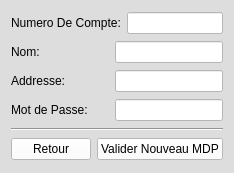
<?xml version="1.0" encoding="UTF-8"?>
<ui version="4.0">
 <class>Password</class>
 <widget class="QWidget" name="Password">
  <property name="geometry">
   <rect>
    <x>0</x>
    <y>0</y>
    <width>231</width>
    <height>173</height>
   </rect>
  </property>
  <property name="windowTitle">
   <string>Password</string>
  </property>
  <property name="windowIcon">
   <iconset resource="resource.qrc">
    <normaloff>:/new/Resource/Login.png</normaloff>:/new/Resource/Login.png</iconset>
  </property>
  <property name="styleSheet">
   <string notr="true">background-color: #ddd;</string>
  </property>
  <layout class="QVBoxLayout" name="verticalLayout">
   <item>
    <layout class="QHBoxLayout" name="horizontalLayout">
     <item>
      <widget class="QLabel" name="label">
       <property name="sizePolicy">
        <sizepolicy hsizetype="MinimumExpanding" vsizetype="Preferred">
         <horstretch>0</horstretch>
         <verstretch>0</verstretch>
        </sizepolicy>
       </property>
       <property name="text">
        <string>Numero De Compte:</string>
       </property>
      </widget>
     </item>
     <item>
      <widget class="QLineEdit" name="password_account_no">
       <property name="sizePolicy">
        <sizepolicy hsizetype="Expanding" vsizetype="Fixed">
         <horstretch>0</horstretch>
         <verstretch>0</verstretch>
        </sizepolicy>
       </property>
       <property name="styleSheet">
        <string notr="true">background-color: rgb(255, 255, 255);</string>
       </property>
      </widget>
     </item>
    </layout>
   </item>
   <item>
    <layout class="QHBoxLayout" name="horizontalLayout_2">
     <item>
      <widget class="QLabel" name="label_2">
       <property name="sizePolicy">
        <sizepolicy hsizetype="MinimumExpanding" vsizetype="Preferred">
         <horstretch>0</horstretch>
         <verstretch>0</verstretch>
        </sizepolicy>
       </property>
       <property name="text">
        <string>Nom:</string>
       </property>
      </widget>
     </item>
     <item>
      <widget class="QLineEdit" name="password_name">
       <property name="styleSheet">
        <string notr="true">background-color: rgb(255, 255, 255);</string>
       </property>
      </widget>
     </item>
    </layout>
   </item>
   <item>
    <layout class="QHBoxLayout" name="horizontalLayout_3">
     <item>
      <widget class="QLabel" name="label_3">
       <property name="sizePolicy">
        <sizepolicy hsizetype="MinimumExpanding" vsizetype="Preferred">
         <horstretch>0</horstretch>
         <verstretch>0</verstretch>
        </sizepolicy>
       </property>
       <property name="text">
        <string>Addresse:</string>
       </property>
      </widget>
     </item>
     <item>
      <widget class="QLineEdit" name="password_address">
       <property name="styleSheet">
        <string notr="true">background-color: rgb(255, 255, 255);</string>
       </property>
      </widget>
     </item>
    </layout>
   </item>
   <item>
    <layout class="QHBoxLayout" name="horizontalLayout_4">
     <item>
      <widget class="QLabel" name="label_4">
       <property name="sizePolicy">
        <sizepolicy hsizetype="MinimumExpanding" vsizetype="Preferred">
         <horstretch>0</horstretch>
         <verstretch>0</verstretch>
        </sizepolicy>
       </property>
       <property name="text">
        <string>Mot de Passe:</string>
       </property>
      </widget>
     </item>
     <item>
      <widget class="QLineEdit" name="password_pass">
       <property name="styleSheet">
        <string notr="true">background-color: rgb(255, 255, 255);</string>
       </property>
      </widget>
     </item>
    </layout>
   </item>
   <item>
    <widget class="Line" name="line">
     <property name="orientation">
      <enum>Qt::Horizontal</enum>
     </property>
    </widget>
   </item>
   <item>
    <layout class="QHBoxLayout" name="horizontalLayout_5">
     <item>
      <widget class="QPushButton" name="password_back">
       <property name="styleSheet">
        <string notr="true">background-color: rgb(255, 255, 255);</string>
       </property>
       <property name="text">
        <string>Retour</string>
       </property>
      </widget>
     </item>
     <item>
      <widget class="QPushButton" name="password_push">
       <property name="styleSheet">
        <string notr="true">background-color: rgb(255, 255, 255);</string>
       </property>
       <property name="text">
        <string>Valider Nouveau MDP</string>
       </property>
      </widget>
     </item>
    </layout>
   </item>
  </layout>
 </widget>
 <resources>
  <include location="resource.qrc"/>
 </resources>
 <connections/>
</ui>
